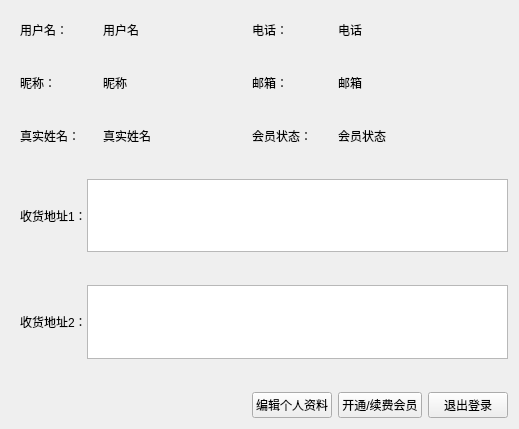
<?xml version="1.0" encoding="UTF-8"?>
<ui version="4.0">
 <class>user_profile</class>
 <widget class="QWidget" name="user_profile">
  <property name="geometry">
   <rect>
    <x>0</x>
    <y>0</y>
    <width>519</width>
    <height>429</height>
   </rect>
  </property>
  <property name="windowTitle">
   <string>个人信息</string>
  </property>
  <layout class="QGridLayout" name="gridLayout">
   <property name="leftMargin">
    <number>20</number>
   </property>
   <property name="topMargin">
    <number>20</number>
   </property>
   <property name="verticalSpacing">
    <number>33</number>
   </property>
   <item row="0" column="0">
    <widget class="QLabel" name="label_u_account">
     <property name="text">
      <string>用户名：</string>
     </property>
    </widget>
   </item>
   <item row="0" column="1">
    <widget class="QLabel" name="u_account">
     <property name="text">
      <string>用户名</string>
     </property>
    </widget>
   </item>
   <item row="0" column="2">
    <spacer name="horizontalSpacer_2">
     <property name="orientation">
      <enum>Qt::Horizontal</enum>
     </property>
     <property name="sizeHint" stdset="0">
      <size>
       <width>63</width>
       <height>20</height>
      </size>
     </property>
    </spacer>
   </item>
   <item row="1" column="0">
    <widget class="QLabel" name="label_u_nickname">
     <property name="text">
      <string>昵称：</string>
     </property>
    </widget>
   </item>
   <item row="1" column="1">
    <widget class="QLabel" name="u_nickname">
     <property name="text">
      <string>昵称</string>
     </property>
    </widget>
   </item>
   <item row="1" column="2">
    <spacer name="horizontalSpacer_3">
     <property name="orientation">
      <enum>Qt::Horizontal</enum>
     </property>
     <property name="sizeHint" stdset="0">
      <size>
       <width>63</width>
       <height>20</height>
      </size>
     </property>
    </spacer>
   </item>
   <item row="2" column="0">
    <widget class="QLabel" name="label_u_name">
     <property name="text">
      <string>真实姓名：</string>
     </property>
    </widget>
   </item>
   <item row="2" column="1">
    <widget class="QLabel" name="u_name">
     <property name="text">
      <string>真实姓名</string>
     </property>
    </widget>
   </item>
   <item row="2" column="2">
    <spacer name="horizontalSpacer_4">
     <property name="orientation">
      <enum>Qt::Horizontal</enum>
     </property>
     <property name="sizeHint" stdset="0">
      <size>
       <width>63</width>
       <height>20</height>
      </size>
     </property>
    </spacer>
   </item>
   <item row="3" column="0" colspan="6">
    <layout class="QHBoxLayout" name="horizontalLayout_2">
     <item>
      <widget class="QLabel" name="label_u_address1">
       <property name="text">
        <string>收货地址1：</string>
       </property>
      </widget>
     </item>
     <item>
      <widget class="QTextBrowser" name="u_address1"/>
     </item>
    </layout>
   </item>
   <item row="4" column="0" colspan="6">
    <layout class="QHBoxLayout" name="horizontalLayout">
     <item>
      <widget class="QLabel" name="label_u_address2">
       <property name="text">
        <string>收货地址2：</string>
       </property>
      </widget>
     </item>
     <item>
      <widget class="QTextBrowser" name="u_address2"/>
     </item>
    </layout>
   </item>
   <item row="5" column="0" colspan="2">
    <spacer name="horizontalSpacer">
     <property name="orientation">
      <enum>Qt::Horizontal</enum>
     </property>
     <property name="sizeHint" stdset="0">
      <size>
       <width>168</width>
       <height>20</height>
      </size>
     </property>
    </spacer>
   </item>
   <item row="5" column="3">
    <widget class="QPushButton" name="pushButton_edit_profile">
     <property name="text">
      <string>编辑个人资料</string>
     </property>
    </widget>
   </item>
   <item row="5" column="4">
    <widget class="QPushButton" name="pushButton_buy_membership">
     <property name="text">
      <string>开通/续费会员</string>
     </property>
    </widget>
   </item>
   <item row="5" column="5">
    <widget class="QPushButton" name="pushButton_logout">
     <property name="text">
      <string>退出登录</string>
     </property>
    </widget>
   </item>
   <item row="2" column="3">
    <widget class="QLabel" name="label_vip_status">
     <property name="text">
      <string>会员状态：</string>
     </property>
    </widget>
   </item>
   <item row="1" column="3">
    <widget class="QLabel" name="label_u_email">
     <property name="text">
      <string>邮箱：</string>
     </property>
    </widget>
   </item>
   <item row="0" column="3">
    <widget class="QLabel" name="label_u_telephone">
     <property name="text">
      <string>电话：</string>
     </property>
    </widget>
   </item>
   <item row="0" column="4">
    <widget class="QLabel" name="u_telephone">
     <property name="text">
      <string>电话</string>
     </property>
    </widget>
   </item>
   <item row="1" column="4">
    <widget class="QLabel" name="u_email">
     <property name="text">
      <string>邮箱</string>
     </property>
    </widget>
   </item>
   <item row="2" column="4">
    <widget class="QLabel" name="vip_status">
     <property name="text">
      <string>会员状态</string>
     </property>
    </widget>
   </item>
  </layout>
 </widget>
 <resources/>
 <connections/>
</ui>
